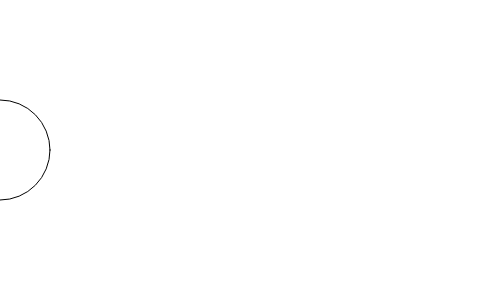
Frame 1 (no input)
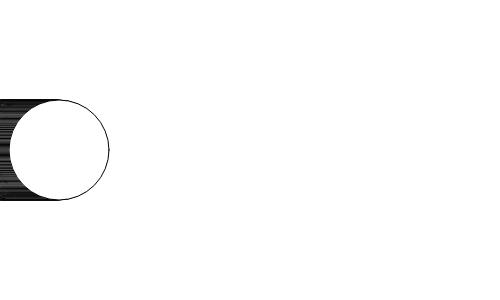
Frame 60 (no input)
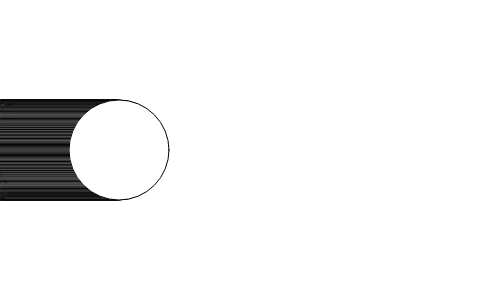
Frame 120 (the mouse pressed at the canvas centre since frame 60)

The p5.js sketch that drew these frames (run headless with seeded random() and noise() and a simulated clock; from frame 60 on, the mouse is pressed at the canvas centre):

// p5.js sketch
// ── sketch.js
function setup(){
    createCanvas(500,300);
}

let x = 0;
function draw(){
    
    ellipse(x, 150, 100);
    x++;
}
